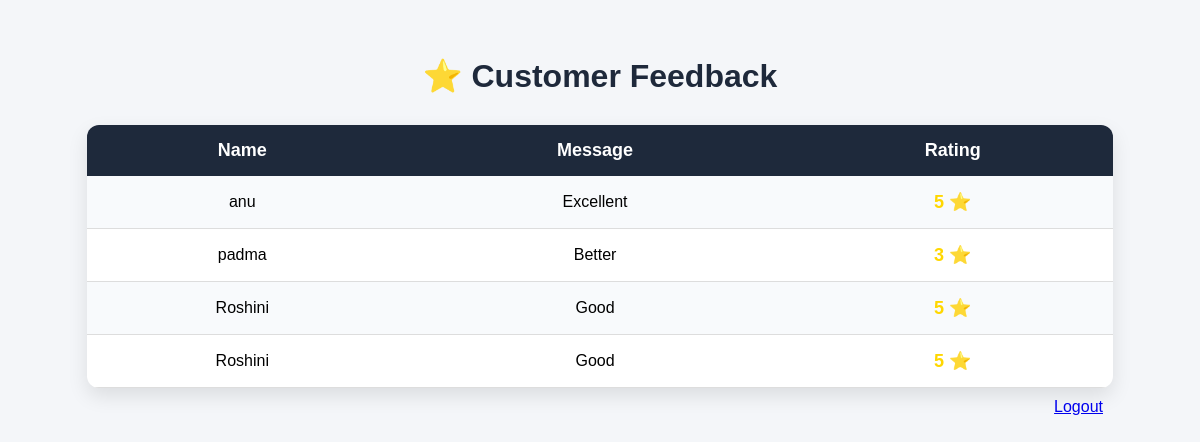
Screenshot of /happ/feedback-list with the database file from the repository.
### happ/models.py (models this page shows)
class Feedback(models.Model):
    name = models.CharField(max_length=100)
    message = models.TextField()
    rating = models.IntegerField(default=5)
    created_at = models.DateTimeField(auto_now_add=True)

### happ/views.py (the view)
# urls.py: path('feedback-list', views.feedback_list, name='feedback_list'),
def feedback_list(request):
    feedbacks = Feedback.objects.all().order_by('-id')
    return render(request, "feedback_list.html", {
        "feedbacks": feedbacks
    })

### happ/templates/feedback_list.html (shortened to what this page needs)
<!DOCTYPE html>
<html>
<head>
</head>
<body>
<div class="container">
    <h2>⭐ Customer Feedback</h2>
    {% if feedbacks %}
    <table>
        <tr>
            <th>Name</th>
            <th>Message</th>
            <th>Rating</th>
        </tr>
        {% for f in feedbacks %}
        <tr>
            <td>{{ f.name }}</td>
            <td>{{ f.message }}</td>
            <td class="rating">{{ f.rating }} ⭐</td>
        </tr>
        {% endfor %}
    </table>
    {% else %}
        <p class="no-data">No Feedback Available</p>
    {% endif %}
    <div style="text-align:right;padding:10px;"><a href="{% url 'logout' %}">Logout</a></div>
</div>
</body>
</html>

### happ/templates/feedback_list.html (style rules this page uses)
body { background:#f4f6f9; font-family:Arial, sans-serif; margin:0; padding:30px; }
.container { width:90%; margin:auto; }
h2 { text-align:center; color:#1e293b; margin-bottom:30px; font-size:32px; }
table { width:100%; border-collapse:collapse; background:white; border-radius:12px; overflow:hidden; box-shadow:0 8px 20px rgba(0,0,0,0.1); }
th { background:#1e293b; color:white; padding:15px; text-align:center; font-size:18px; }
td { padding:15px; text-align:center; border-bottom:1px solid #ddd; }
tr:nth-child(even) { background:#f8fafc; }
.rating { color:gold; font-size:18px; font-weight:bold; }

### rows the page displays
Feedback: name "anu", message "Excellent", rating "5"
Feedback: name "padma", message "Better", rating "3"
Feedback: name "Roshini", message "Good", rating "5"
Feedback: name "Roshini", message "Good", rating "5"
